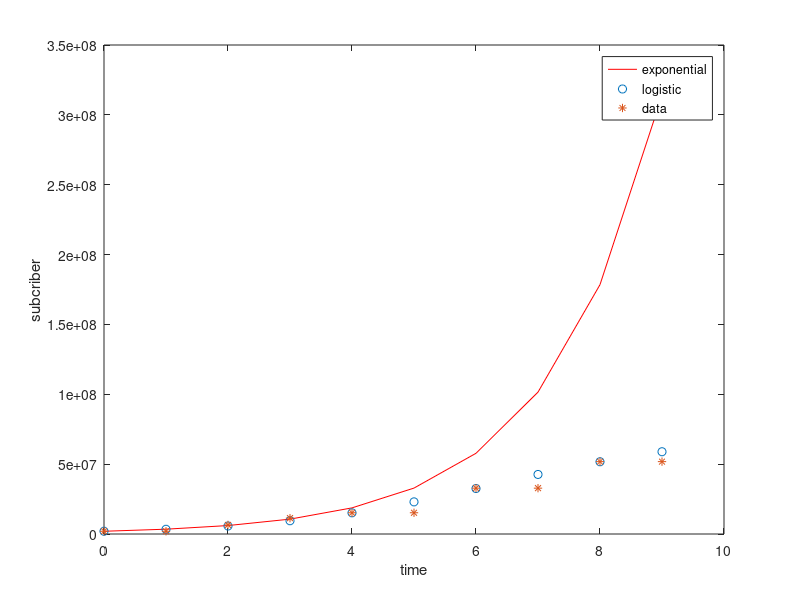

MATLAB code to generate this figure:
r=.564;
k=72036179;
t=0:1:9;
h= @(t,x)[r.*x(1)]
[t ya]=ode45(h,t,[1959000])
figure
plot(t,ya(:,1),'r')
hold on
h=@(t,y)[r.*y(1).*(1-(y(1)/k))]
[t za]=ode45(h,t,[1959000])
plot(t,za(:,1),'o')
hold on 
subscriber=[1959000 1959000 6500000 11350000 15201000 15201000 32810000 32810000 51795000 51795000];
plot(t,subscriber,'*')
xlabel('time')
ylabel('subcriber')
legend('exponential','logistic','data')
for i=1:10
    error1=abs((subscriber(i)-ya(i))/ya(i))*100;
    error2=abs((subscriber(i)-za(i))/za(i))*100;
end